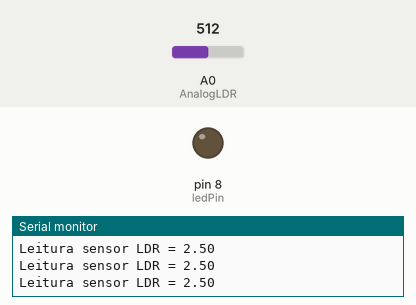
This sketch was run on a simulated Arduino Uno, built with avr-gcc and run on an emulated ATmega328P. On the bench: output pins drawn as LEDs (lit = HIGH), the last lines printed to the serial monitor. Inputs (shaded band) come from the test bench; at power-on: A0 (AnalogLDR) = 512.

Above: at 1.3 s.
1.4 s: A0 (AnalogLDR) set to 906
2.9 s: A0 (AnalogLDR) set to 932
At 4.3 s:
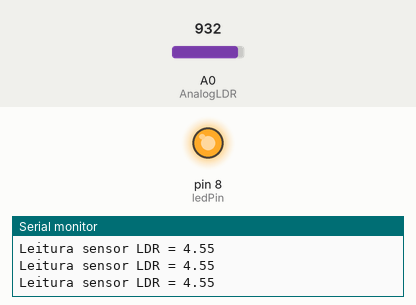
4.6 s: A0 (AnalogLDR) set to 900
At 5.7 s:
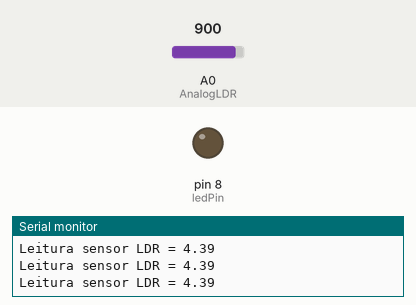
6.1 s: A0 (AnalogLDR) set to 1023
At 6.9 s:
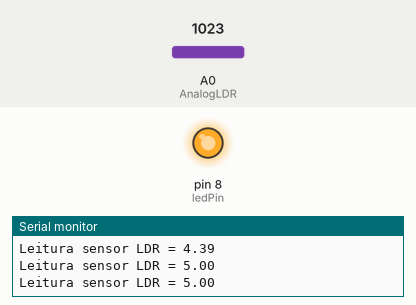
Timing chart, 0 to 8.6 s (numbered marks = the images above; inputs shaded):
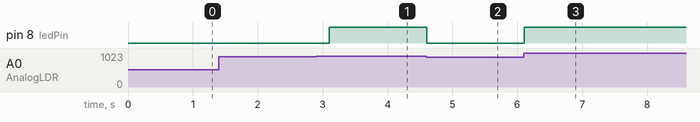

Measured:
- the behaviour switches between 921 and 922 on A0 (AnalogLDR) (found by bisection; images 0 and 1)
- after the input at 2.9 s, pin 8 (ledPin): LOW → HIGH after 0.20 s
- after the input at 4.6 s, pin 8 (ledPin): HIGH → LOW at once
- after the input at 6.1 s, pin 8 (ledPin): LOW → HIGH at once

The sketch:

light_meter.ino
```cpp
#define AnalogLDR A0 // define pino analógico A0
#define Limiar 4.5   // define constante igual a 1.5
#define ledPin 8     // define pino digital D8

int Leitura = 0;  // variavel inteiro igual a zero
float VoltageLDR; // variavel numero fracionario
float ResLDR;     // variavel numero fracionario

void setup()
{
  pinMode(ledPin, OUTPUT); // configura D13 como saída digital
  Serial.begin(9600);      // monitor serial - velocidade 9600 Bps
  delay(100);              // atraso de 100 milisegundos
}

void loop()
{
  Leitura = analogRead(AnalogLDR);       // leitura da tensão no pino analogico A0
  VoltageLDR = Leitura * (5.0 / 1024);   // calculo da tensão no LDR
  Serial.print("Leitura sensor LDR = "); // imprime no monitor serial
  Serial.println(VoltageLDR);            // imprime a tensão do LDR

  if (VoltageLDR > Limiar)      // se a tensão LDR maior do que limiar
    digitalWrite(ledPin, HIGH); // liga LED com 5V
  else                          // senão a tensão LDR < limiar
    digitalWrite(ledPin, LOW);  // desliga LED com 0V
  delay(500);                   // atraso de 500 milisegundos
}
```
